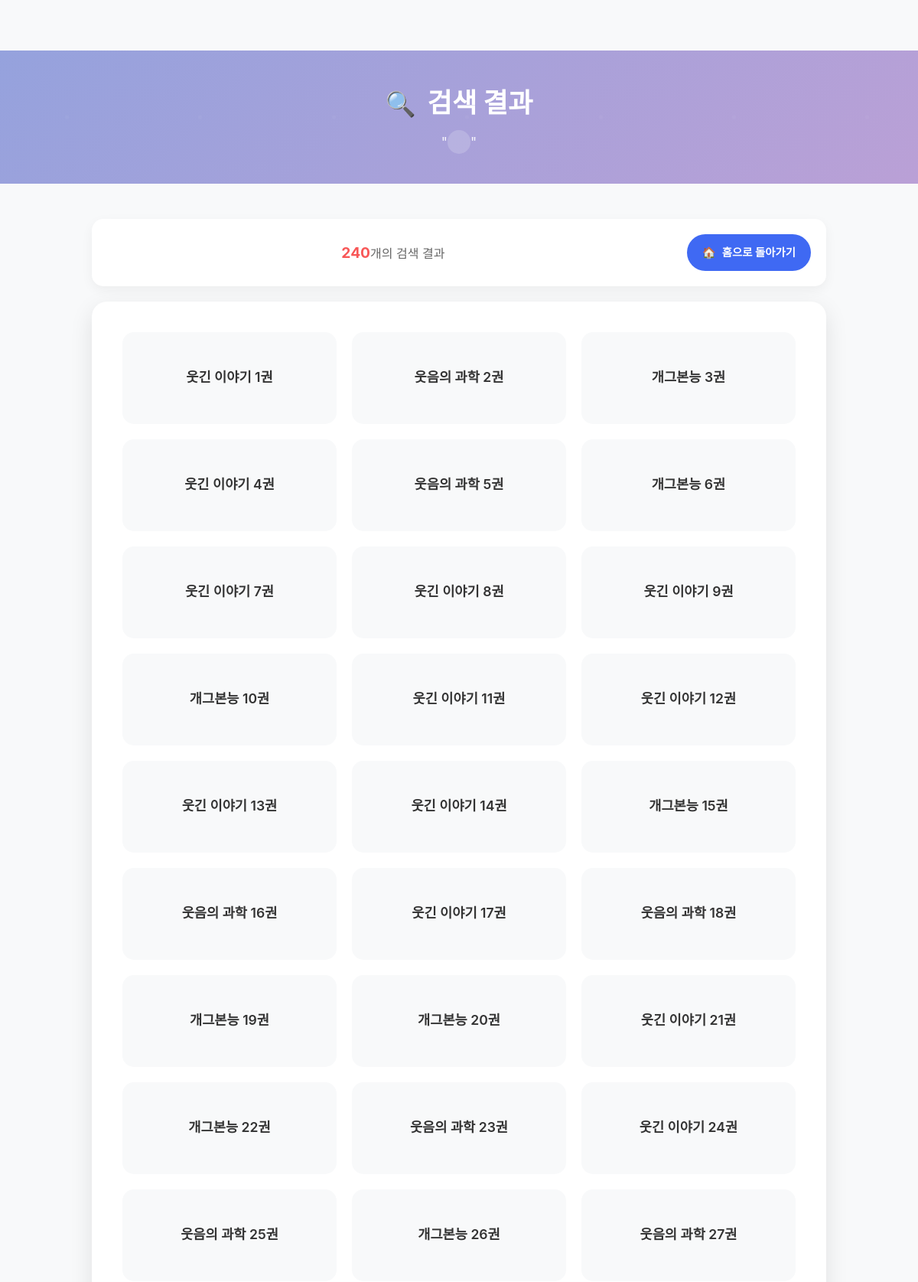
Screenshot of /search (upper part) with the database file from the repository.
### tables this page shows
CREATE TABLE books (id INTEGER PRIMARY KEY, genre TEXT, title TEXT, content TEXT);

### app.py (the view)
@app.route('/search')
def search():
    q = request.args.get('q', '')
    db = get_db()
    try:
        query = f"SELECT title AS result FROM books WHERE title LIKE '%{q}%'"
        books = db.execute(query).fetchall()
    except:
        books = []
    return render_template("search.html", books=books, query=q)

### app.py (called while the page is built)
def get_db():
    conn = sqlite3.connect(DB_PATH)
    conn.row_factory = sqlite3.Row
    return conn

### templates/search.html (shortened to what this page needs)
<!DOCTYPE html>
<html lang="ko">
<head>
    <link rel="stylesheet" href="{{ url_for('static', filename='search.css') }}">
</head>
<body>
    <div class="search-header">
        <h1 class="search-title">검색 결과</h1>
        <div class="search-query">
            "<span class="query-text">{{ query }}</span>"
        </div>
    </div>
    <div class="main-container">
        <div class="search-stats">
            <div class="search-stats-text">
                <span class="results-count">{{ books|length }}</span>개의 검색 결과
            </div>
            <a href="{{ url_for('index') }}" class="home-link">홈으로 돌아가기</a>
        </div>
        <div class="results-section">
            {% if books %}
                <ul class="results-grid">
                    {% for row in books %}
                        <li class="result-item">
                            <span class="result-link">{{ row['result'] }}</span>
                        </li>
                    {% endfor %}
                </ul>
            {% else %}
                <div class="no-results">
                    <div class="no-results-icon">🔍</div>
                    <h3>검색 결과가 없습니다</h3>
                    <p>"{{ query }}"에 대한 검색 결과를 찾을 수 없습니다.</p>
                </div>
            {% endif %}
        </div>
    </div>
</body>
</html>

### static/search.css (style rules this page uses)
* { margin: 0; padding: 0; box-sizing: border-box; }
body { font-family: 'Noto Sans KR', -apple-system, BlinkMacSystemFont, 'Segoe UI', Roboto, sans-serif; line-height: 1.6; color: #333; background: #f8f9fa; min-height: 100vh; }
.search-header { background: linear-gradient(135deg, #95a2dd 0%, #baa0d6 100%); padding: 40px 0; text-align: center; color: white; position: relative; overflow: hidden; margin-top: 66px; }
.search-header::before { content: ''; position: absolute; top: 0; left: 0; right: 0; bottom: 0; opacity: 0.3; }
.search-title { font-size: 2.2rem; font-weight: 700; position: relative; z-index: 1; margin-bottom: 10px; }
.search-title::before { content: '🔍'; margin-right: 15px; font-size: 2rem; }
.search-query { font-size: 1.1rem; opacity: 0.9; position: relative; z-index: 1; }
.query-text { background: rgba(255, 255, 255, 0.2); padding: 5px 15px; border-radius: 20px; font-weight: 600; }
.main-container { max-width: 1000px; margin: -20px auto 40px; padding: 0 20px; position: relative; z-index: 2; }
.search-stats { background: white; border-radius: 15px; padding: 20px; padding-left: 40px; box-shadow: 0 5px 15px rgba(0, 0, 0, 0.05); color: #666; margin-bottom: 20px; margin-top: 66px; display: flex; align-items: center; justify-content: space-between; gap: 20px; }
.search-stats-text { text-align: center; flex: 1; }
.results-count { font-weight: 700; color: #f85757; font-size: 1.2rem; }
.home-link { display: inline-flex; align-items: center; padding: 12px 20px; background: #3f69f3; color: white; text-decoration: none; border-radius: 50px; font-weight: 600; font-size: 0.9rem; transition: all 0.3s ease; white-space: nowrap; margin-left: 10px; }
.home-link::before { content: '🏠'; margin-right: 8px; }
.results-section { background: white; border-radius: 20px; padding: 40px; box-shadow: 0 10px 30px rgba(0, 0, 0, 0.1); margin-bottom: 30px; }
.results-grid { display: grid; grid-template-columns: repeat(auto-fill, minmax(280px, 1fr)); gap: 20px; list-style: none; }
.result-item { transform: translateY(20px); opacity: 0; animation: fadeInUp 0.6s ease-out forwards; }
.result-item:nth-child(1) { animation-delay: 0.1s; }
.result-item:nth-child(2) { animation-delay: 0.15s; }
.result-item:nth-child(3) { animation-delay: 0.2s; }
.result-item:nth-child(4) { animation-delay: 0.25s; }
.result-item:nth-child(5) { animation-delay: 0.3s; }
.result-item:nth-child(6) { animation-delay: 0.35s; }
.result-item:nth-child(n+7) { animation-delay: 0.4s; }
.result-link { display: block; padding: 25px; background: #f8f9fa; color: #333; text-decoration: none; border-radius: 15px; font-weight: 600; font-size: 1.1rem; transition: all 0.3s ease; position: relative; overflow: hidden; border: 2px solid transparent; height: 100%; min-height: 120px; display: flex; align-items: center; justify-content: center; text-align: center; }
.result-link::before { content: ''; position: absolute; top: 0; left: 0; right: 0; bottom: 0; background: #a7a7a7; transform: translateY(100%); transition: transform 0.3s ease; z-index: 1; }

### rows the page displays
books: result "웃긴 이야기 1권"
books: result "웃음의 과학 2권"
books: result "개그본능 3권"
books: result "웃긴 이야기 4권"
books: result "웃음의 과학 5권"
books: result "개그본능 6권"
books: result "웃긴 이야기 7권"
books: result "웃긴 이야기 8권"
books: result "웃긴 이야기 9권"
books: result "개그본능 10권"
books: result "웃긴 이야기 11권"
books: result "웃긴 이야기 12권"
books: result "웃긴 이야기 13권"
books: result "웃긴 이야기 14권"
books: result "개그본능 15권"
books: result "웃음의 과학 16권"
books: result "웃긴 이야기 17권"
books: result "웃음의 과학 18권"
books: result "개그본능 19권"
books: result "개그본능 20권"
books: result "웃긴 이야기 21권"
books: result "개그본능 22권"
books: result "웃음의 과학 23권"
books: result "웃긴 이야기 24권"
books: result "웃음의 과학 25권"
books: result "개그본능 26권"
books: result "웃음의 과학 27권"

### other values shown
{{ books|length }} "240"
